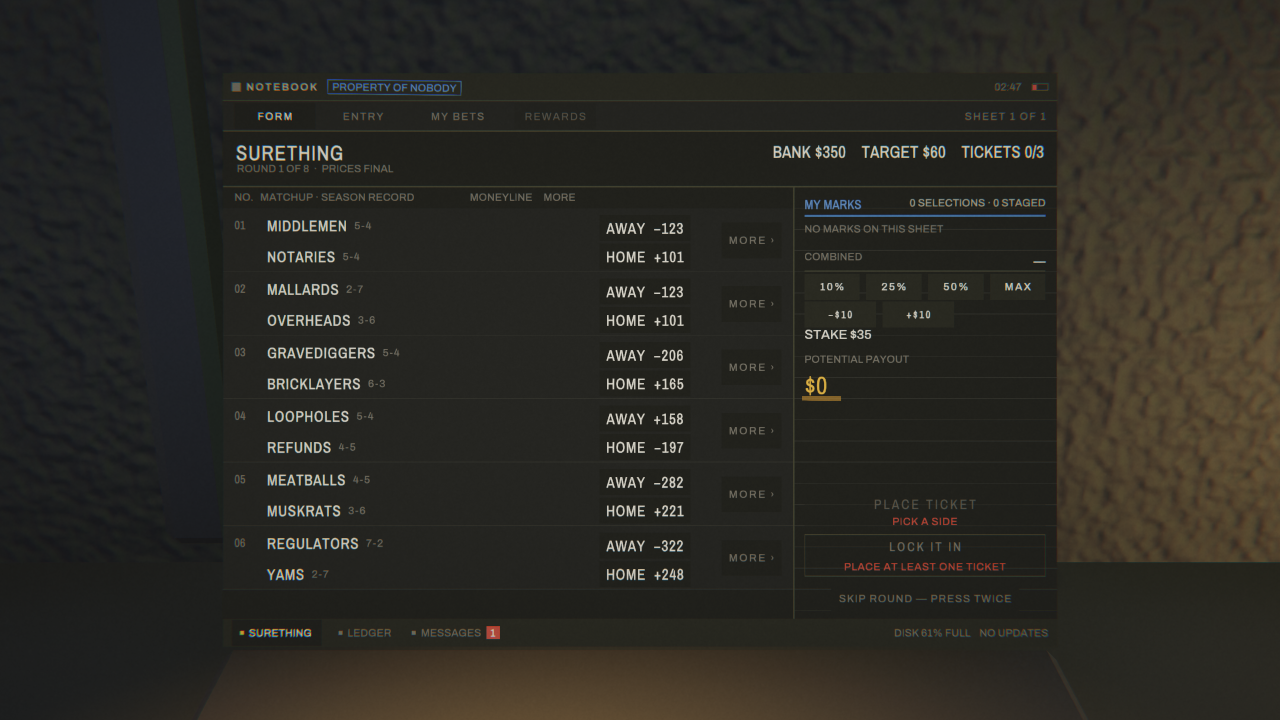
#> input picture artifacts/room-visual-pass/2026-08-09-r9a-refresh/focused-laptop-desk.png, 2560 x 1440 px (shown at 1/2 size)
$ python v6_room_region.py ../artifacts/room-visual-pass/2026-08-09-r9a-refresh
#> lines starting #> are read from the running program, lines starting #| are printed output that depends on the picture
#!/usr/bin/env python3
"""
V6 — room-region readings across an event burst.

The gate on TV's owning document (batch 13, T65): "Room re-tint stays inside the
room's palette." Blind to: the panel's own content.

WHY THIS EXISTS
    Every previous TV frame review measured the panel and cropped the room. The
    loudest thing the TV does to this game was outside every box the studio had
    drawn: on a leg win the room rotated ~90 deg of hue, roughly doubled in
    luminance and reached 71% saturation, and no instrument looked. Room-region
    readings are now a permanent part of the TV's capture contract.

THE UNIT (C33)
    Rec.709 luma on display-encoded values, studio-wide, quoted with every
    number. RGB-average and linear luminance both mis-rank a saturated warm
    element against a neutral one, and this project's semantics put *money* in
    the saturated warm element.

BOX DERIVATION (shipped with the numbers, per the T63 method the DD accepted)
    The panel rect is solved from the canvas->frame mapping, not eyeballed:
        canvas 980x550 -> frame, scale x 2176/980 = 2.2204, y 1223/550 = 2.2236.
    Agreement to three decimals on both axes is the check that the PANEL was
    framed and not the room. The origin follows from the LayoutGrid CashOut zone
    landing where it was rendered and confirmed: canvas (0,480) -> frame
    (185,1181), so canvas (0,0) -> frame (185, 113.7).

    Room regions are then taken OUTSIDE that rect, inset far enough to clear the
    housing. --validate renders the boxes so they are confirmed by eye as well as
    by variance (C27: a low sd/mean proves uniformity, NOT single-surface
    membership).

CALIBRATION
    On the T63 bundle frames this instrument's `above` box reproduces the Design
    Director's own reading to the digit -- 30,50,33 on the GoalFor frame and
    112,86,32 on the LegFinalWon frame. That is what makes these numbers
    comparable to the ruling's.

Usage:
    python tools/v6_room_region.py <glob-or-dir> [--validate OUT.png] [--band LO HI]
"""
import argparse
import glob
import os
import sys

import numpy as np
from PIL import Image, ImageDraw

# ---------------------------------------------------------------- panel rect
PANEL_X0, PANEL_Y0 = 185.0, 113.7
PANEL_W, PANEL_H = 2176.0, 1223.0
PANEL_X1, PANEL_Y1 = PANEL_X0 + PANEL_W, PANEL_Y0 + PANEL_H  # 2361.0, 1336.7
REFERENCE_FRAME = (2560, 1440)

# Room regions, all OUTSIDE the panel rect. x0, y0, x1, y1 in frame px.
#
# NAMED FOR WHAT THEY SIT ON, not for what one wishes they framed. Confirmed by
# rendering the boxes and looking (--validate): on a near-panel capture the four
# margins are the TV's own riveted HOUSING, not plaster. The batch-13 ruling's
# regions are called "wall"; the first four below reproduce them (`housing above
# panel` returns the ruling's 30,50,33 -> 112,86,32 to the digit) and are the
# same boxes under an accurate name.
#
# This does NOT weaken the ruling. The flood is a room event, not a housing
# artefact: red gain falls off with distance from the panel across the right
# margin (+44.5 -> +20.0 -> +9.5 over three successive bands), which is a point
# light's profile. `far field right` samples that falloff and `unlit left edge`
# samples the one surface that does not respond at all (+1.8), so a reading that
# moves everything equally is visibly an exposure change rather than a re-tint.
#
# SCOPE: a complete V6 reading wants the SEATED ROOM CAMERA -- the owning
# document's §1.3 makes the in-room render at seated distance the only valid
# acceptance view, and these near-panel frames contain very little plaster.
REGIONS = {
    "housing above panel": (400, 8, 2000, 100),      # == the ruling's "wall above panel"
    "housing left":        (144, 300, 180, 1100),    # == "wall left"
    "housing right":       (2384, 300, 2420, 1100),  # == "wall right"
    "housing below panel": (400, 1340, 2000, 1372),  # == "wall below panel"
    "far field right":     (2440, 300, 2520, 1100),  # beyond the housing, in the falloff
    "unlit left edge":     (0, 300, 48, 1100),       # the control: does not respond
}

# The room's sanctioned warm band for a re-tint (T65 clause 3): the room's own
# warm key sits at ~92 deg and the laptop lid's sanctioned contribution at
# 85.1-85.3 deg. A saturated 40 deg amber is a new hue, not a warming.
BAND_LO, BAND_HI = 85.0, 92.0


def rec709(rgb01):
    """C33's unit: Rec.709 luma on display-encoded values."""
    return 0.2126 * rgb01[..., 0] + 0.7152 * rgb01[..., 1] + 0.0722 * rgb01[..., 2]


def hue_sat(r, g, b):
    """HSV hue (deg) and saturation from a mean RGB triple in 0..255."""
    mx, mn = max(r, g, b), min(r, g, b)
    d = mx - mn
    if mx <= 0 or d <= 0:
        return float("nan"), 0.0
    if mx == r:
        h = 60.0 * (((g - b) / d) % 6.0)
    elif mx == g:
        h = 60.0 * (((b - r) / d) + 2.0)
    else:
        h = 60.0 * (((r - g) / d) + 4.0)
    return h, d / mx


def read_region(a255, box):
    x0, y0, x1, y1 = box
    blk = a255[y0:y1, x0:x1]
    r, g, b = blk[..., 0].mean(), blk[..., 1].mean(), blk[..., 2].mean()
    h, s = hue_sat(r, g, b)
    lum = rec709(blk / 255.0)
    return {
        "rgb": (r, g, b), "hue": h, "sat": s,
        "luma": float(lum.mean()), "luma_peak": float(lum.max()),
        # C27: uniformity only. It does not establish that the box sits on one surface.
        "sdmean": float(lum.std() / lum.mean()) if lum.mean() > 0 else float("nan"),
    }


def validate_render(path, out):
    im = Image.open(path).convert("RGB")
    d = ImageDraw.Draw(im)
    d.rectangle([PANEL_X0, PANEL_Y0, PANEL_X1, PANEL_Y1], outline=(0, 160, 255), width=5)
    for name, (x0, y0, x1, y1) in REGIONS.items():
        d.rectangle([x0, y0, x1, y1], outline=(255, 0, 0), width=4)
        d.text((x0 + 6, max(0, y0 - 12)), name, fill=(255, 255, 0))
    im.resize((im.width // 2, im.height // 2), Image.LANCZOS).save(out)
    return out


def main():
    ap = argparse.ArgumentParser()
    ap.add_argument("target", help="glob or directory of frames")
    ap.add_argument("--validate", metavar="OUT.png", default=None,
                    help="render the boxes on the first frame and exit")
    ap.add_argument("--band", nargs=2, type=float, default=[BAND_LO, BAND_HI])
    args = ap.parse_args()

    t = args.target
    paths = sorted(glob.glob(os.path.join(t, "*.png")) if os.path.isdir(t) else glob.glob(t))
    if args.validate:
        if not paths:
            print("V6: no frames matched", file=sys.stderr)
            return 2
        print(validate_render(paths[0], args.validate))
        return 0

    lo, hi = args.band
    print("V6 — room-region readings across an event burst")
    print(f"unit: Rec.709 luma, display-encoded (C33) · band: {lo:.0f}-{hi:.0f} deg hue")
    print(f"panel rect (excluded): x[{PANEL_X0:.0f}..{PANEL_X1:.0f}] y[{PANEL_Y0:.0f}..{PANEL_Y1:.0f}]")
    print("blind to: the panel's own content; which of the two room-facing channels "
          "(point light / emissive quad) carries a reading; anything the capture "
          "states do not force.")
    print("resolution (C32): hue is derived from a region MEAN, so it resolves a "
          "few tenths of a degree on a uniform box and much less on a mixed one; "
          "sd/mean is printed so a mixed box is visible rather than silent.\n")

    executed, worst = 0, []
    for p in paths:
        a = np.asarray(Image.open(p).convert("RGB"), dtype=np.float32)
        if (a.shape[1], a.shape[0]) != REFERENCE_FRAME:
            print(f"  SKIP {os.path.basename(p)} — {a.shape[1]}x{a.shape[0]}, "
                  f"boxes are derived for {REFERENCE_FRAME[0]}x{REFERENCE_FRAME[1]}")
            continue
        executed += 1
        name = os.path.basename(p)
        # the grammar token is the beat this frame belongs to; it is what makes a
        # reading attributable to a code path rather than to a frame index.
        gram = next((s.split("grammar-")[1] for s in name.split("__") if s.startswith("grammar-")), "?")
        frame = next((s for s in name.replace(".png", "").split("__") if s.startswith("frame")), "?")
        print(f"{frame}  {gram}")
        for rn, box in REGIONS.items():
            m = read_region(a, box)
            flag = ""
            if not np.isnan(m["hue"]):
                flag = "  IN-BAND" if lo <= m["hue"] <= hi else "  out-of-band"
                if not (lo <= m["hue"] <= hi):
                    worst.append((abs(m["hue"] - (lo + hi) / 2), frame, gram, rn, m["hue"]))
            print(f"    {rn:<18} rgb {m['rgb'][0]:6.1f},{m['rgb'][1]:6.1f},{m['rgb'][2]:6.1f}"
                  f"  hue {m['hue']:6.1f}  sat {m['sat']*100:5.1f}%"
                  f"  luma {m['luma']:.3f}  sd/mean {m['sdmean']:.3f}{flag}")
#> this loop made 6 passes
#> (r in read_region, g in read_region, b in read_region, s in read_region) on passes 1 to 6: (33.22, 34.9, 34.1, 0.0483), (29.87, 31.57, 32.42, 0.0788), (77.63, 65.49, 46.45, 0.402), (62.51, 51.61, 38.19, 0.389), (80.69, 67.81, 47.36, 0.413), (29.36, 30.97, 31.87, 0.0789)
#|     housing above panel rgb   33.2,  34.9,  34.1  hue  151.5  sat   4.8%  luma 0.135  sd/mean 0.106  out-of-band
#|     housing left       rgb   29.9,  31.6,  32.4  hue  200.1  sat   7.9%  luma 0.123  sd/mean 0.102  out-of-band
#|     housing right      rgb   77.6,  65.5,  46.5  hue   36.6  sat  40.2%  luma 0.262  sd/mean 0.098  out-of-band
#|     housing below panel rgb   62.5,  51.6,  38.2  hue   33.1  sat  38.9%  luma 0.208  sd/mean 0.147  out-of-band
#|     far field right    rgb   80.7,  67.8,  47.4  hue   36.8  sat  41.3%  luma 0.271  sd/mean 0.107  out-of-band
#|     unlit left edge    rgb   29.4,  31.0,  31.9  hue  201.5  sat   7.9%  luma 0.120  sd/mean 0.097  out-of-band
#> pass 1, in read_region, `blk = a255[y0:y1, x0:x1]`:
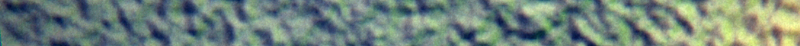
#> blk: shape (92, 1600, 3) float32 (shown at 1/2 size); mean R, G, B 33.2, 34.9, 34.1; drawn with min black and max white
#> pass 1, in read_region, `lum = rec709(blk / 255.0)`:
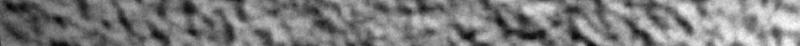
#> lum: shape (92, 1600) float32 (shown at 1/2 size); min 0.0941, max 0.178, mean 0.135; drawn with min black and max white
#> pass 2, in read_region (call 2), `blk = a255[y0:y1, x0:x1]`:
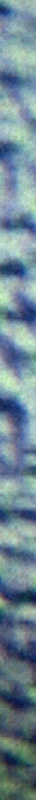
#> blk: shape (800, 36, 3) float32; mean R, G, B 29.9, 31.6, 32.4; drawn with min black and max white
#> pass 2, in read_region (call 2), `lum = rec709(blk / 255.0)`:
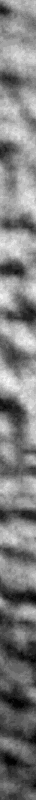
#> lum: shape (800, 36) float32; min 0.093, max 0.153, mean 0.123; drawn with min black and max white
#> after the loop, worst = 6 items
        print()
#> pass 2 of the loop in main, `for p in paths:`:
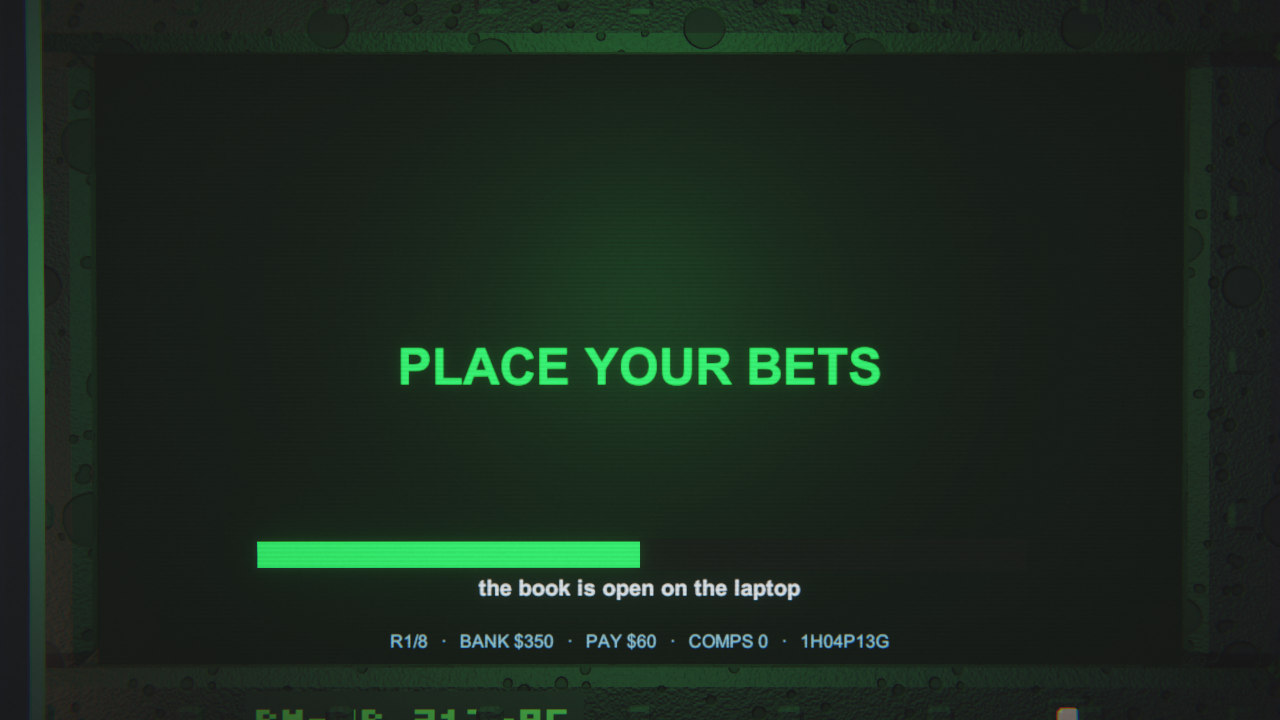
#> input picture artifacts/room-visual-pass/2026-08-09-r9a-refresh/seated-tv-couch.png, 2560 x 1440 px (shown at 1/2 size)
#> the loop in main, `for rn, box in REGIONS.items():` made 6 passes
#> (r in read_region, g in read_region, b in read_region, s in read_region) on passes 1 to 6: (29.85, 50.34, 33.37, 0.407), (27.82, 43.67, 31.75, 0.363), (29.35, 45.34, 32.25, 0.353), (31.09, 53.89, 35.72, 0.423), (26.47, 31.45, 28.63, 0.158), (28.33, 30.14, 33.04, 0.143)
#> (printed output is left out)
#> pass 1, in read_region (call 7), `blk = a255[y0:y1, x0:x1]`:
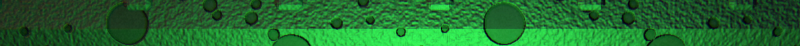
#> blk: shape (92, 1600, 3) float32 (shown at 1/2 size); mean R, G, B 29.9, 50.3, 33.4; drawn with min black and max white
#> pass 2, in read_region (call 8), `lum = rec709(blk / 255.0)`:
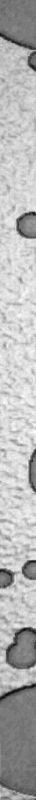
#> lum: shape (800, 36) float32; min 0.0896, max 0.181, mean 0.155; drawn with min black and max white
#> after the loop in main, `for rn, box in REGIONS.items():`: worst = 12 items

    # C29: a run that executed nothing demonstrated nothing.
    print(f"executed: {executed} frame(s) x {len(REGIONS)} regions = {executed*len(REGIONS)} readings")
    if executed == 0:
        print("V6: FAIL — zero frames executed (C29)", file=sys.stderr)
        return 1
    return 0


if __name__ == "__main__":
    sys.exit(main())
#> (the program exits here)
